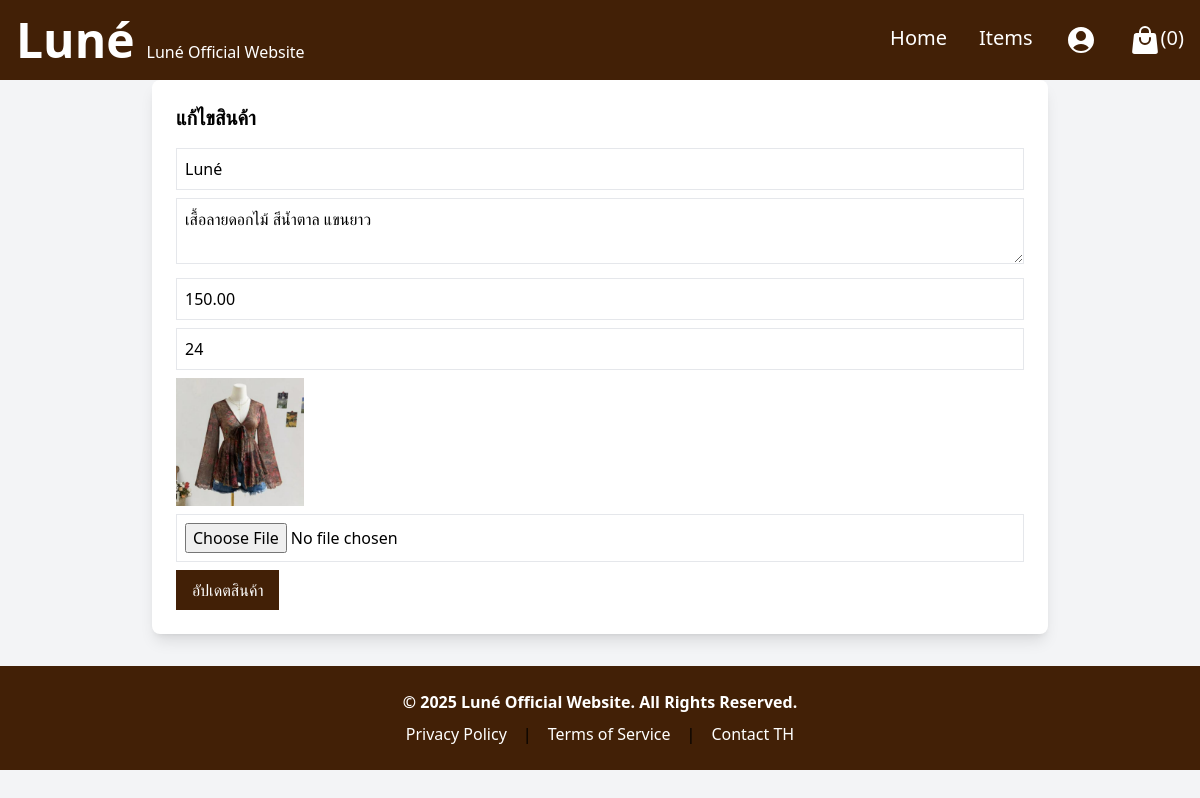
The app's page /edit_product.php?id=6 with its own data.
### tables this page shows
CREATE TABLE `products` (
  `product_id` int(11) NOT NULL,
  `name` varchar(100) NOT NULL,
  `description` text DEFAULT NULL,
  `price` decimal(10,2) NOT NULL,
  `stock` int(11) NOT NULL,
  `image` varchar(255) DEFAULT NULL
);

### edit_product.php (the view, shortened to what this page needs)
<?php
require 'db.php';
$product_id = $_GET['id'];
try {
    $stmt = $pdo->prepare("SELECT * FROM products WHERE product_id = ?");
    $stmt->execute([$product_id]);
    $product = $stmt->fetch(PDO::FETCH_ASSOC);
} catch (PDOException $e) {
    die("เกิดข้อผิดพลาด: " . $e->getMessage());
}
?>
<!DOCTYPE html>
<html lang="th">
<head>
    <script src="https://cdn.tailwindcss.com"></script>
</head>
<body class="bg-gray-100">
    <nav class="bg-yellow-950 p-4 flex justify-between items-center text-white">
      <div class="flex gap-3 items-center">
        <h1 class="font-bold text-5xl">Luné</h1>
        <p class="hidden md:block mt-6">Luné Official Website</p>
      </div>
      <div class="hidden md:flex text-xl gap-4 space-x-4">
        <a href="index.php" class="hover:text-yellow-500">Home</a>
        <a href="items.php" class="hover:text-yellow-500">Items</a>
        <a href="login.php" class="hover:text-yellow-500"
          >
        </a>
        <a href="cart.php" class="hover:text-yellow-500 flex"
          >
          (<span id="cart-count">0</span>)</a
        >
      </div>
    </nav>
    <div class="max-w-4xl mx-auto bg-white p-6 rounded-lg shadow-lg">
        <h2 class="text-xl font-bold mb-4">แก้ไขสินค้า</h2>
        <form method="POST" enctype="multipart/form-data">
            <input type="text" name="name" value="<?php echo htmlspecialchars($product['name']); ?>" class="border p-2 w-full mb-2" required>
            <textarea name="description" class="border p-2 w-full mb-2"><?php echo htmlspecialchars($product['description']); ?></textarea>
            <input type="number" name="price" value="<?php echo $product['price']; ?>" class="border p-2 w-full mb-2" required>
            <input type="number" name="stock" value="<?php echo $product['stock']; ?>" class="border p-2 w-full mb-2" required>
            <img src="uploads/<?php echo $product['image']; ?>" class="w-32 h-32 object-cover mb-2">
            <input type="file" name="image" class="border p-2 w-full mb-2">
            <button type="submit" name="update_product" class="bg-yellow-950 text-white hover:bg-yellow-500 px-4 py-2">อัปเดตสินค้า</button>
        </form>
    </div>
    <footer class="bg-yellow-950 p-6 mt-8 text-center">
      <div class="container mx-auto">
        <p class="text-white font-semibold">
          © 2025 Luné Official Website. All Rights Reserved.
        </p>
        <div class="flex justify-center space-x-4 mt-2">
          <a href="#" class="text-white hover:text-brown-900">Privacy Policy</a>
          <span>|</span>
          <a href="#" class="text-white hover:text-brown-900"
            >Terms of Service</a
          >
          <span>|</span>
          <a href="contact.html" class="text-white hover:text-brown-900"
            >Contact TH</a
          >
        </div>
      </div>
    </footer>
</body>
</html>

### records on screen
products: name "Luné", description "เสื้อลายดอกไม้ สีน้ำตาล แขนยาว", price "150.00", stock "24", image (picture)
